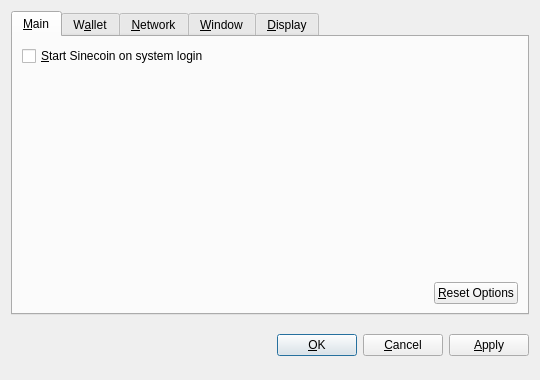
<?xml version="1.0" encoding="UTF-8"?>
<ui version="4.0">
 <class>OptionsDialog</class>
 <widget class="QDialog" name="OptionsDialog">
  <property name="geometry">
   <rect>
    <x>0</x>
    <y>0</y>
    <width>540</width>
    <height>380</height>
   </rect>
  </property>
  <property name="windowTitle">
   <string>Options</string>
  </property>
  <property name="modal">
   <bool>true</bool>
  </property>
  <layout class="QVBoxLayout" name="verticalLayout">
   <item>
    <widget class="QTabWidget" name="tabWidget">
     <property name="tabPosition">
      <enum>QTabWidget::North</enum>
     </property>
     <property name="currentIndex">
      <number>0</number>
     </property>
     <widget class="QWidget" name="tabMain">
      <attribute name="title">
       <string>&amp;Main</string>
      </attribute>
      <layout class="QVBoxLayout" name="verticalLayout_Main">
       <item>
        <widget class="QCheckBox" name="bitcoinAtStartup">
         <property name="toolTip">
          <string>Automatically start Sinecoin after logging in to the system.</string>
         </property>
         <property name="text">
          <string>&amp;Start Sinecoin on system login</string>
         </property>
        </widget>
       </item>
       <item>
        <spacer name="verticalSpacer_Main">
         <property name="orientation">
          <enum>Qt::Vertical</enum>
         </property>
         <property name="sizeHint" stdset="0">
          <size>
           <width>20</width>
           <height>40</height>
          </size>
         </property>
        </spacer>
       </item>
       <item>
        <layout class="QHBoxLayout" name="horizontalLayout_2_Main">
         <item>
          <spacer name="horizontalSpacer_2_Main">
           <property name="orientation">
            <enum>Qt::Horizontal</enum>
           </property>
           <property name="sizeHint" stdset="0">
            <size>
             <width>40</width>
             <height>20</height>
            </size>
           </property>
          </spacer>
         </item>
         <item>
          <widget class="QPushButton" name="resetButton">
           <property name="toolTip">
            <string>Reset all client options to default.</string>
           </property>
           <property name="text">
            <string>&amp;Reset Options</string>
           </property>
           <property name="autoDefault">
            <bool>false</bool>
           </property>
          </widget>
         </item>
        </layout>
       </item>
      </layout>
     </widget>
     <widget class="QWidget" name="tabWallet">
      <attribute name="title">
       <string>W&amp;allet</string>
      </attribute>
      <layout class="QVBoxLayout" name="verticalLayout_Network">
       <item>
        <widget class="QLabel" name="transactionFeeInfoLabel">
         <property name="text">
          <string>Optional transaction fee per kB that helps make sure your transactions are processed quickly. Most transactions are 1 kB.</string>
         </property>
         <property name="textFormat">
          <enum>Qt::PlainText</enum>
         </property>
         <property name="wordWrap">
          <bool>true</bool>
         </property>
        </widget>
       </item>
       <item>
        <layout class="QHBoxLayout" name="horizontalLayout_1_Main">
         <item>
          <widget class="QLabel" name="transactionFeeLabel">
           <property name="text">
            <string>Pay transaction &amp;fee</string>
           </property>
           <property name="textFormat">
            <enum>Qt::PlainText</enum>
           </property>
           <property name="buddy">
            <cstring>transactionFee</cstring>
           </property>
          </widget>
         </item>
         <item>
          <widget class="BitcoinAmountField" name="transactionFee"/>
         </item>
         <item>
          <spacer name="horizontalSpacer_1_Main">
           <property name="orientation">
            <enum>Qt::Horizontal</enum>
           </property>
           <property name="sizeHint" stdset="0">
            <size>
             <width>40</width>
             <height>20</height>
            </size>
           </property>
          </spacer>
         </item>
        </layout>
       </item>
       <item>
        <widget class="QLabel" name="label">
         <property name="text">
          <string>If you disable the spending of unconfirmed change, the change from a transaction cannot be used until that transaction has at least one confirmation. This also affects how your balance is computed.</string>
         </property>
         <property name="wordWrap">
          <bool>true</bool>
         </property>
        </widget>
       </item>
       <item>
        <widget class="QCheckBox" name="spendZeroConfChange">
         <property name="text">
          <string>Spend unconfirmed change  (experts only)</string>
         </property>
        </widget>
       </item>
       <item>
        <spacer name="verticalSpacer">
         <property name="orientation">
          <enum>Qt::Vertical</enum>
         </property>
         <property name="sizeHint" stdset="0">
          <size>
           <width>20</width>
           <height>40</height>
          </size>
         </property>
        </spacer>
       </item>
      </layout>
     </widget>
     <widget class="QWidget" name="tabNetwork">
      <attribute name="title">
       <string>&amp;Network</string>
      </attribute>
      <layout class="QVBoxLayout" name="verticalLayout_Network">
       <item>
        <widget class="QCheckBox" name="mapPortUpnp">
         <property name="toolTip">
          <string>Automatically open the Sinecoin client port on the router. This only works when your router supports UPnP and it is enabled.</string>
         </property>
         <property name="text">
          <string>Map port using &amp;UPnP</string>
         </property>
        </widget>
       </item>
       <item>
        <widget class="QCheckBox" name="connectSocks">
         <property name="toolTip">
          <string>Connect to the Sinecoin network through a SOCKS proxy (e.g. when connecting through Tor).</string>
         </property>
         <property name="text">
          <string>&amp;Connect through SOCKS proxy:</string>
         </property>
        </widget>
       </item>
       <item>
        <layout class="QHBoxLayout" name="horizontalLayout_Network">
         <item>
          <widget class="QLabel" name="proxyIpLabel">
           <property name="text">
            <string>Proxy &amp;IP:</string>
           </property>
           <property name="textFormat">
            <enum>Qt::PlainText</enum>
           </property>
           <property name="buddy">
            <cstring>proxyIp</cstring>
           </property>
          </widget>
         </item>
         <item>
          <widget class="QValidatedLineEdit" name="proxyIp">
           <property name="maximumSize">
            <size>
             <width>140</width>
             <height>16777215</height>
            </size>
           </property>
           <property name="toolTip">
            <string>IP address of the proxy (e.g. 127.0.0.1)</string>
           </property>
          </widget>
         </item>
         <item>
          <widget class="QLabel" name="proxyPortLabel">
           <property name="text">
            <string>&amp;Port:</string>
           </property>
           <property name="textFormat">
            <enum>Qt::PlainText</enum>
           </property>
           <property name="buddy">
            <cstring>proxyPort</cstring>
           </property>
          </widget>
         </item>
         <item>
          <widget class="QLineEdit" name="proxyPort">
           <property name="maximumSize">
            <size>
             <width>55</width>
             <height>16777215</height>
            </size>
           </property>
           <property name="toolTip">
            <string>Port of the proxy (e.g. 9050)</string>
           </property>
          </widget>
         </item>
         <item>
          <widget class="QLabel" name="socksVersionLabel">
           <property name="text">
            <string>SOCKS &amp;Version:</string>
           </property>
           <property name="textFormat">
            <enum>Qt::PlainText</enum>
           </property>
           <property name="buddy">
            <cstring>socksVersion</cstring>
           </property>
          </widget>
         </item>
         <item>
          <widget class="QValueComboBox" name="socksVersion">
           <property name="toolTip">
            <string>SOCKS version of the proxy (e.g. 5)</string>
           </property>
          </widget>
         </item>
         <item>
          <spacer name="horizontalSpacer_Network">
           <property name="orientation">
            <enum>Qt::Horizontal</enum>
           </property>
           <property name="sizeHint" stdset="0">
            <size>
             <width>40</width>
             <height>20</height>
            </size>
           </property>
          </spacer>
         </item>
        </layout>
       </item>
       <item>
        <spacer name="verticalSpacer_Network">
         <property name="orientation">
          <enum>Qt::Vertical</enum>
         </property>
         <property name="sizeHint" stdset="0">
          <size>
           <width>20</width>
           <height>40</height>
          </size>
         </property>
        </spacer>
       </item>
      </layout>
     </widget>
     <widget class="QWidget" name="tabWindow">
      <attribute name="title">
       <string>&amp;Window</string>
      </attribute>
      <layout class="QVBoxLayout" name="verticalLayout_Window">
       <item>
        <widget class="QCheckBox" name="minimizeToTray">
         <property name="toolTip">
          <string>Show only a tray icon after minimizing the window.</string>
         </property>
         <property name="text">
          <string>&amp;Minimize to the tray instead of the taskbar</string>
         </property>
        </widget>
       </item>
       <item>
        <widget class="QCheckBox" name="minimizeOnClose">
         <property name="toolTip">
          <string>Minimize instead of exit the application when the window is closed. When this option is enabled, the application will be closed only after selecting Quit in the menu.</string>
         </property>
         <property name="text">
          <string>M&amp;inimize on close</string>
         </property>
        </widget>
       </item>
       <item>
        <spacer name="verticalSpacer_Window">
         <property name="orientation">
          <enum>Qt::Vertical</enum>
         </property>
         <property name="sizeHint" stdset="0">
          <size>
           <width>20</width>
           <height>40</height>
          </size>
         </property>
        </spacer>
       </item>
      </layout>
     </widget>
     <widget class="QWidget" name="tabDisplay">
      <attribute name="title">
       <string>&amp;Display</string>
      </attribute>
      <layout class="QVBoxLayout" name="verticalLayout_Display">
       <item>
        <layout class="QHBoxLayout" name="horizontalLayout_1_Display">
         <item>
          <widget class="QLabel" name="langLabel">
           <property name="text">
            <string>User Interface &amp;language:</string>
           </property>
           <property name="textFormat">
            <enum>Qt::PlainText</enum>
           </property>
           <property name="buddy">
            <cstring>lang</cstring>
           </property>
          </widget>
         </item>
         <item>
          <widget class="QValueComboBox" name="lang">
           <property name="toolTip">
            <string>The user interface language can be set here. This setting will take effect after restarting Sinecoin.</string>
           </property>
          </widget>
         </item>
        </layout>
       </item>
       <item>
        <layout class="QHBoxLayout" name="horizontalLayout_2_Display">
         <item>
          <widget class="QLabel" name="unitLabel">
           <property name="text">
            <string>&amp;Unit to show amounts in:</string>
           </property>
           <property name="textFormat">
            <enum>Qt::PlainText</enum>
           </property>
           <property name="buddy">
            <cstring>unit</cstring>
           </property>
          </widget>
         </item>
         <item>
          <widget class="QValueComboBox" name="unit">
           <property name="toolTip">
            <string>Choose the default subdivision unit to show in the interface and when sending coins.</string>
           </property>
          </widget>
         </item>
        </layout>
       </item>
       <item>
        <widget class="QCheckBox" name="displayAddresses">
         <property name="toolTip">
          <string>Whether to show Sinecoin addresses in the transaction list or not.</string>
         </property>
         <property name="text">
          <string>&amp;Display addresses in transaction list</string>
         </property>
        </widget>
       </item>
       <item>
        <widget class="QCheckBox" name="coinControlFeatures">
         <property name="toolTip">
          <string>Whether to show coin control features or not.</string>
         </property>
         <property name="text">
          <string>Display coin &amp;control features (experts only!)</string>
         </property>
        </widget>
       </item>
       <item>
        <spacer name="verticalSpacer_Display">
         <property name="orientation">
          <enum>Qt::Vertical</enum>
         </property>
         <property name="sizeHint" stdset="0">
          <size>
           <width>20</width>
           <height>40</height>
          </size>
         </property>
        </spacer>
       </item>
      </layout>
     </widget>
    </widget>
   </item>
   <item>
    <layout class="QHBoxLayout" name="horizontalLayout_Buttons">
     <item>
      <spacer name="horizontalSpacer_1">
       <property name="orientation">
        <enum>Qt::Horizontal</enum>
       </property>
       <property name="sizeHint" stdset="0">
        <size>
         <width>40</width>
         <height>48</height>
        </size>
       </property>
      </spacer>
     </item>
     <item>
      <widget class="QLabel" name="statusLabel">
       <property name="font">
        <font>
         <weight>75</weight>
         <bold>true</bold>
        </font>
       </property>
       <property name="text">
        <string/>
       </property>
       <property name="textFormat">
        <enum>Qt::PlainText</enum>
       </property>
       <property name="wordWrap">
        <bool>true</bool>
       </property>
      </widget>
     </item>
     <item>
      <spacer name="horizontalSpacer_2">
       <property name="orientation">
        <enum>Qt::Horizontal</enum>
       </property>
       <property name="sizeHint" stdset="0">
        <size>
         <width>40</width>
         <height>48</height>
        </size>
       </property>
      </spacer>
     </item>
     <item>
      <widget class="QPushButton" name="okButton">
       <property name="text">
        <string>&amp;OK</string>
       </property>
      </widget>
     </item>
     <item>
      <widget class="QPushButton" name="cancelButton">
       <property name="text">
        <string>&amp;Cancel</string>
       </property>
       <property name="autoDefault">
        <bool>false</bool>
       </property>
      </widget>
     </item>
     <item>
      <widget class="QPushButton" name="applyButton">
       <property name="text">
        <string>&amp;Apply</string>
       </property>
       <property name="autoDefault">
        <bool>false</bool>
       </property>
      </widget>
     </item>
    </layout>
   </item>
  </layout>
 </widget>
 <customwidgets>
  <customwidget>
   <class>BitcoinAmountField</class>
   <extends>QSpinBox</extends>
   <header>bitcoinamountfield.h</header>
  </customwidget>
  <customwidget>
   <class>QValueComboBox</class>
   <extends>QComboBox</extends>
   <header>qvaluecombobox.h</header>
  </customwidget>
  <customwidget>
   <class>QValidatedLineEdit</class>
   <extends>QLineEdit</extends>
   <header>qvalidatedlineedit.h</header>
  </customwidget>
 </customwidgets>
 <resources/>
 <connections/>
</ui>
